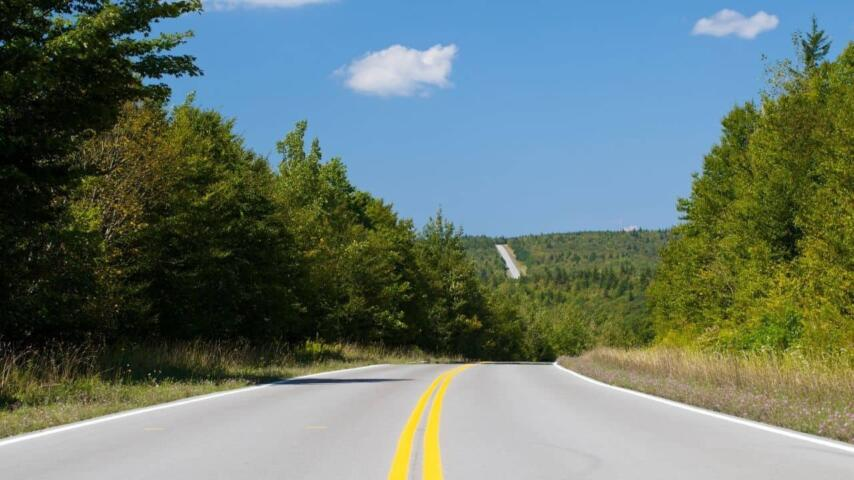
#> input picture computer-vision/finding-lanes/test_lane_01.jpeg, 854 x 480 px
$ python -i camera_lanes.py   (imports and definitions only)
#> lines starting #> are read from the running program, lines starting #| are printed output that depends on the picture
import cv2
import numpy
import matplotlib.pyplot as plt

def canny(image):
    gray = cv2.cvtColor(image, cv2.COLOR_RGB2GRAY)
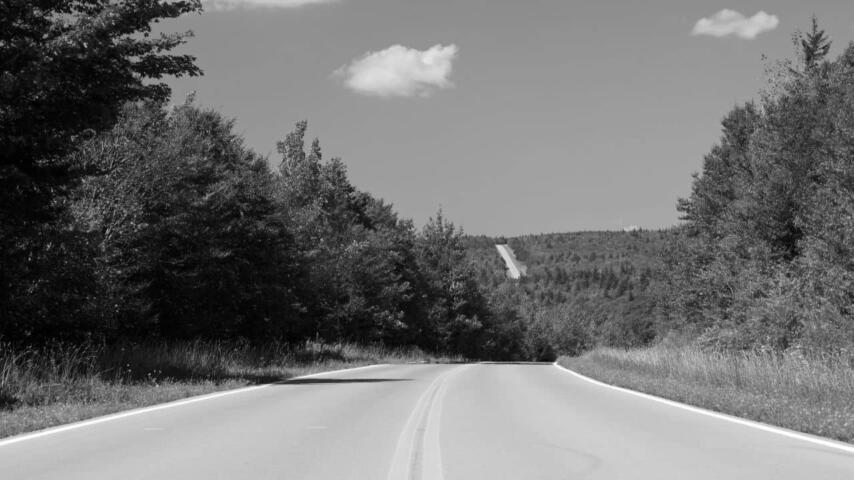
#> gray: shape (480, 854); min 0, max 255, mean 113.7
    blur = cv2.GaussianBlur(gray, (5, 5), 0) #(image, (kernelSize), deviation)
    canny = cv2.Canny(blur, 50, 150) #(image, lowThreshold, highThreshold)
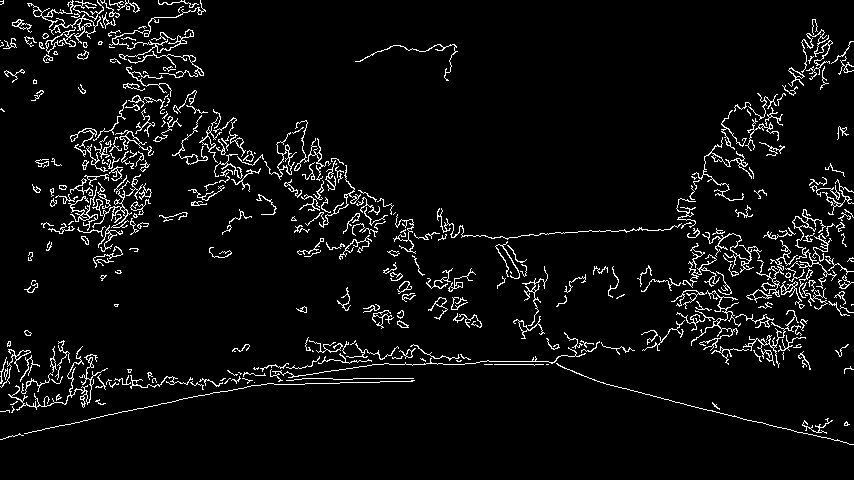
#> canny: shape (480, 854); 5.2% white in thin lines or dots
    return canny

# [27 lines not run here, left out]

>>> import cv2
>>> picture = cv2.cvtColor(cv2.imread('test_lane_01.jpeg'), cv2.COLOR_BGR2RGB)
>>> result = canny(picture)

$ run again, on computer-vision/finding-lanes/test_lane_02.png
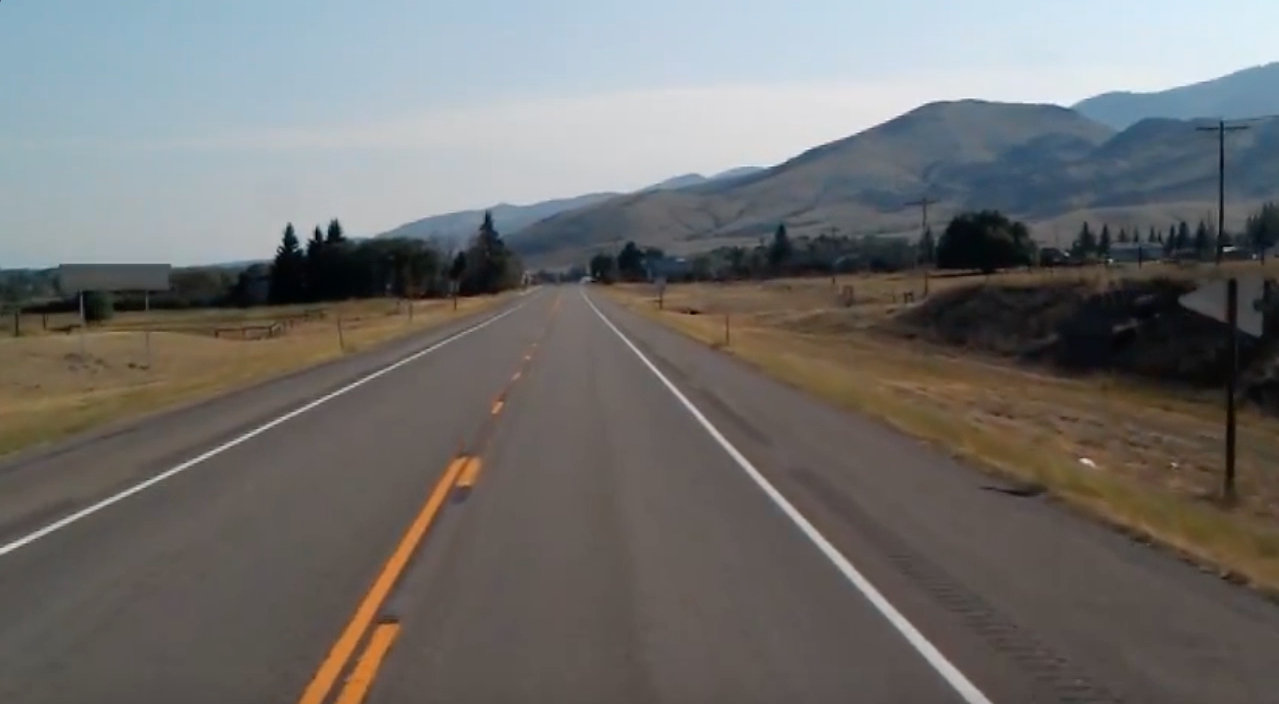
#> input picture computer-vision/finding-lanes/test_lane_02.png, 1279 x 704 px
#> in canny, `gray = cv2.cvtColor(image, cv2.COLOR_RGB2GRAY)`:
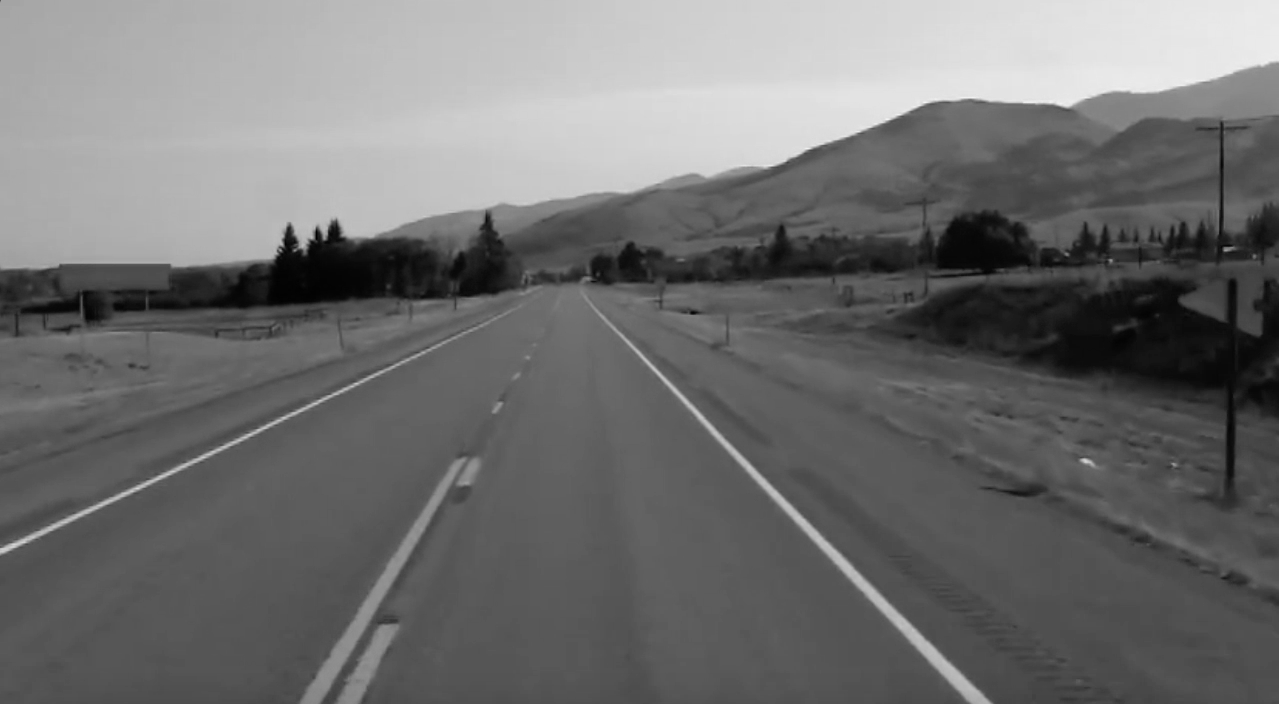
#> gray: shape (704, 1279); min 0, max 244, mean 111.4
#> in canny, `canny = cv2.Canny(blur, 50, 150)`:
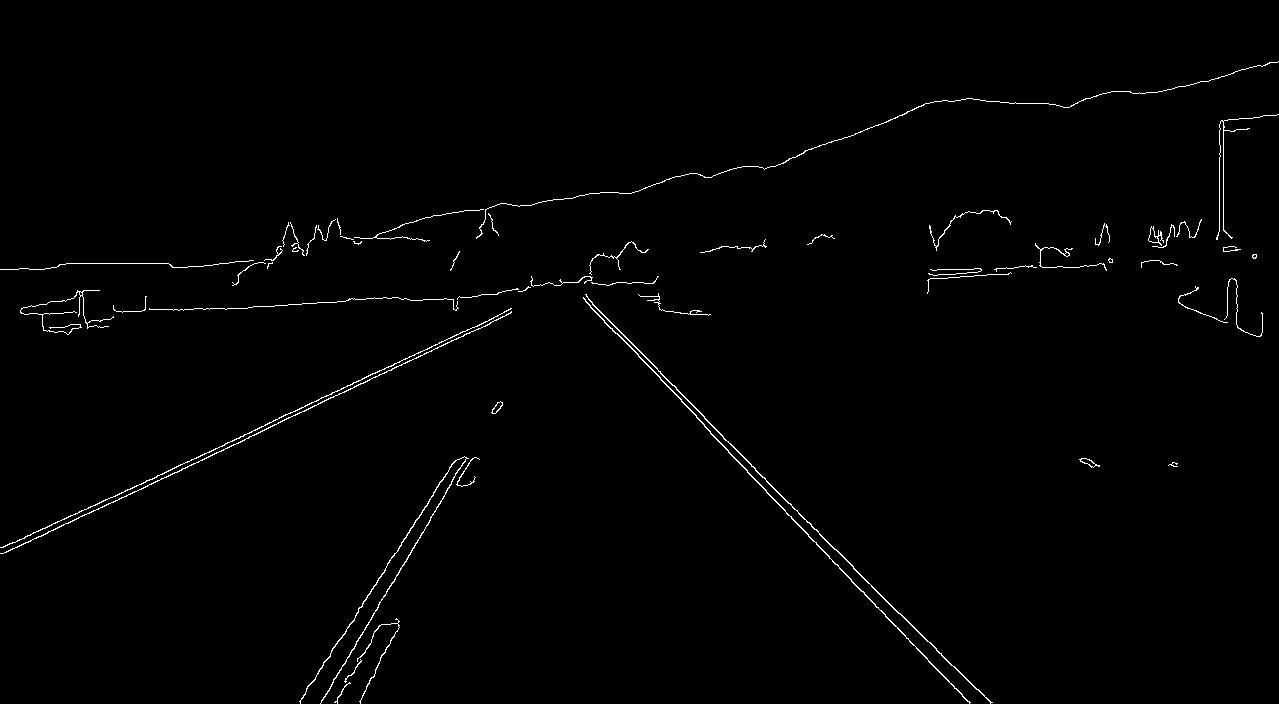
#> canny: shape (704, 1279); 0.98% white in thin lines or dots
